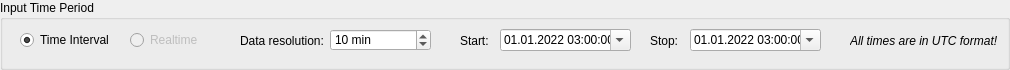
         <widget class="QGroupBox" name="groupCalcType">
          <property name="sizePolicy">
           <sizepolicy hsizetype="Preferred" vsizetype="Fixed">
            <horstretch>0</horstretch>
            <verstretch>0</verstretch>
           </sizepolicy>
          </property>
          <property name="minimumSize">
           <size>
            <width>0</width>
            <height>70</height>
           </size>
          </property>
          <property name="sizeIncrement">
           <size>
            <width>0</width>
            <height>0</height>
           </size>
          </property>
          <property name="baseSize">
           <size>
            <width>0</width>
            <height>0</height>
           </size>
          </property>
          <property name="title">
           <string>Input Time Period</string>
          </property>
          <widget class="QRadioButton" name="radioRealtime">
           <property name="enabled">
            <bool>false</bool>
           </property>
           <property name="geometry">
            <rect>
             <x>130</x>
             <y>30</y>
             <width>69</width>
             <height>20</height>
            </rect>
           </property>
           <property name="text">
            <string>Realtime</string>
           </property>
          </widget>
          <widget class="QRadioButton" name="radioTimeint">
           <property name="geometry">
            <rect>
             <x>20</x>
             <y>30</y>
             <width>89</width>
             <height>20</height>
            </rect>
           </property>
           <property name="text">
            <string>Time Interval</string>
           </property>
           <property name="checked">
            <bool>true</bool>
           </property>
          </widget>
          <widget class="QSpinBox" name="spinTimestep">
           <property name="geometry">
            <rect>
             <x>330</x>
             <y>29</y>
             <width>101</width>
             <height>22</height>
            </rect>
           </property>
           <property name="toolTip">
            <string/>
           </property>
           <property name="wrapping">
            <bool>false</bool>
           </property>
           <property name="suffix">
            <string> min</string>
           </property>
           <property name="prefix">
            <string/>
           </property>
           <property name="minimum">
            <number>1</number>
           </property>
           <property name="maximum">
            <number>1440</number>
           </property>
           <property name="value">
            <number>10</number>
           </property>
          </widget>
          <widget class="QLabel" name="label">
           <property name="geometry">
            <rect>
             <x>240</x>
             <y>20</y>
             <width>91</width>
             <height>41</height>
            </rect>
           </property>
           <property name="text">
            <string>Data resolution:</string>
           </property>
          </widget>
          <widget class="QDateTimeEdit" name="dateTimeStart">
           <property name="geometry">
            <rect>
             <x>500</x>
             <y>29</y>
             <width>131</width>
             <height>22</height>
            </rect>
           </property>
           <property name="dateTime">
            <datetime>
             <hour>3</hour>
             <minute>0</minute>
             <second>0</second>
             <year>2022</year>
             <month>1</month>
             <day>1</day>
            </datetime>
           </property>
           <property name="time">
            <time>
             <hour>3</hour>
             <minute>0</minute>
             <second>0</second>
            </time>
           </property>
           <property name="maximumTime">
            <time>
             <hour>10</hour>
             <minute>59</minute>
             <second>59</second>
            </time>
           </property>
           <property name="minimumTime">
            <time>
             <hour>11</hour>
             <minute>0</minute>
             <second>0</second>
            </time>
           </property>
           <property name="displayFormat">
            <string>dd.MM.yyyy HH:mm:ss</string>
           </property>
           <property name="calendarPopup">
            <bool>true</bool>
           </property>
           <property name="timeSpec">
            <enum>Qt::UTC</enum>
           </property>
          </widget>
          <widget class="QDateTimeEdit" name="dateTimeStop">
           <property name="geometry">
            <rect>
             <x>690</x>
             <y>29</y>
             <width>131</width>
             <height>22</height>
            </rect>
           </property>
           <property name="dateTime">
            <datetime>
             <hour>3</hour>
             <minute>0</minute>
             <second>0</second>
             <year>2022</year>
             <month>1</month>
             <day>1</day>
            </datetime>
           </property>
           <property name="time">
            <time>
             <hour>3</hour>
             <minute>0</minute>
             <second>0</second>
            </time>
           </property>
           <property name="maximumTime">
            <time>
             <hour>10</hour>
             <minute>59</minute>
             <second>59</second>
            </time>
           </property>
           <property name="minimumTime">
            <time>
             <hour>11</hour>
             <minute>0</minute>
             <second>0</second>
            </time>
           </property>
           <property name="displayFormat">
            <string>dd.MM.yyyy HH:mm:ss</string>
           </property>
           <property name="calendarPopup">
            <bool>true</bool>
           </property>
           <property name="timeSpec">
            <enum>Qt::UTC</enum>
           </property>
          </widget>
          <widget class="QLabel" name="label_2">
           <property name="geometry">
            <rect>
             <x>460</x>
             <y>20</y>
             <width>31</width>
             <height>41</height>
            </rect>
           </property>
           <property name="text">
            <string>Start:</string>
           </property>
          </widget>
          <widget class="QLabel" name="label_3">
           <property name="geometry">
            <rect>
             <x>650</x>
             <y>20</y>
             <width>31</width>
             <height>41</height>
            </rect>
           </property>
           <property name="text">
            <string>Stop:</string>
           </property>
          </widget>
          <widget class="QLabel" name="label_4">
           <property name="geometry">
            <rect>
             <x>850</x>
             <y>20</y>
             <width>151</width>
             <height>41</height>
            </rect>
           </property>
           <property name="font">
            <font>
             <italic>true</italic>
             <bold>false</bold>
             <underline>false</underline>
            </font>
           </property>
           <property name="text">
            <string>All times are in UTC format!</string>
           </property>
          </widget>
         </widget>
